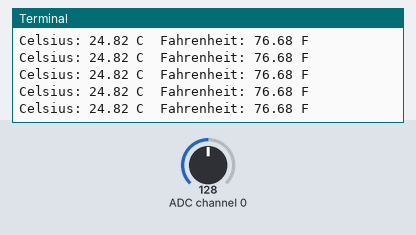
A program run on a simulated Raspberry Pi (BCM pin numbers). Shown: the last lines printed to the terminal. Inputs (shaded band) come from the test bench; at power-on: ADC channel 0 = 128 (analog values on the 0–255 scale). Library files of the repository ran but are not shown: ADC0834.py.

Above: at 1.2 s.
1.3 s: ADC channel 0 set to 178
At 1.57 s:
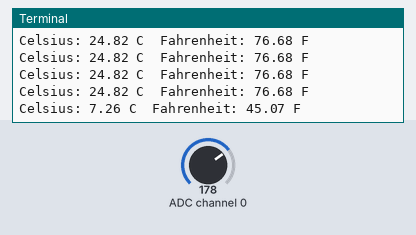
2.8 s: ADC channel 0 set to 224
At 2.98 s:
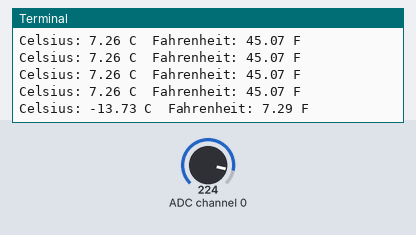
Timing chart, 0 to 5.8 s (numbered marks = the images above; inputs shaded):
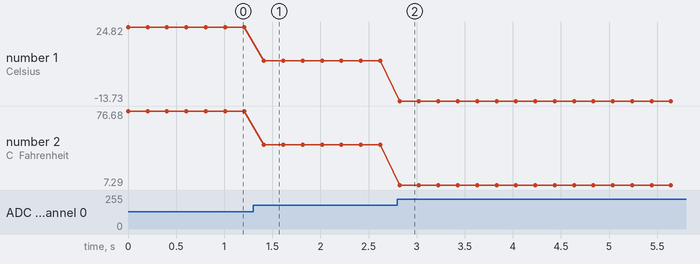

The program:

2.2.2_Thermistor.py
```python
#!/usr/bin/env python3
# -*- coding: utf-8 -*-

import RPi.GPIO as GPIO
import ADC0834
import time
import math

def init():
	ADC0834.setup()

def loop():
	while True:
		analogVal = ADC0834.getResult()
		Vr = 5 * float(analogVal) / 255
		Rt = 10000 * Vr / (5 - Vr)
		temp = 1/(((math.log(Rt / 10000)) / 3950) + (1 / (273.15+25)))
		Cel = temp - 273.15
		Fah = Cel * 1.8 + 32
		print ('Celsius: %.2f C  Fahrenheit: %.2f F' % (Cel, Fah))
		time.sleep(0.2)

if __name__ == '__main__':
	init()
	try:
		loop()
	except KeyboardInterrupt:
		ADC0834.destroy()
```

Measured:
- after the input at 1.3 s, the terminal: prints a new line after 0.11 s (image 1)
- after the input at 2.8 s, the terminal: prints a new line at once (image 2)
- plotted number 1: 24.82 → 7.26 after the input at 1.3 s, 7.26 → -13.73 after the input at 2.8 s
- plotted number 2: 76.68 → 45.07 after the input at 1.3 s, 45.07 → 7.29 after the input at 2.8 s
